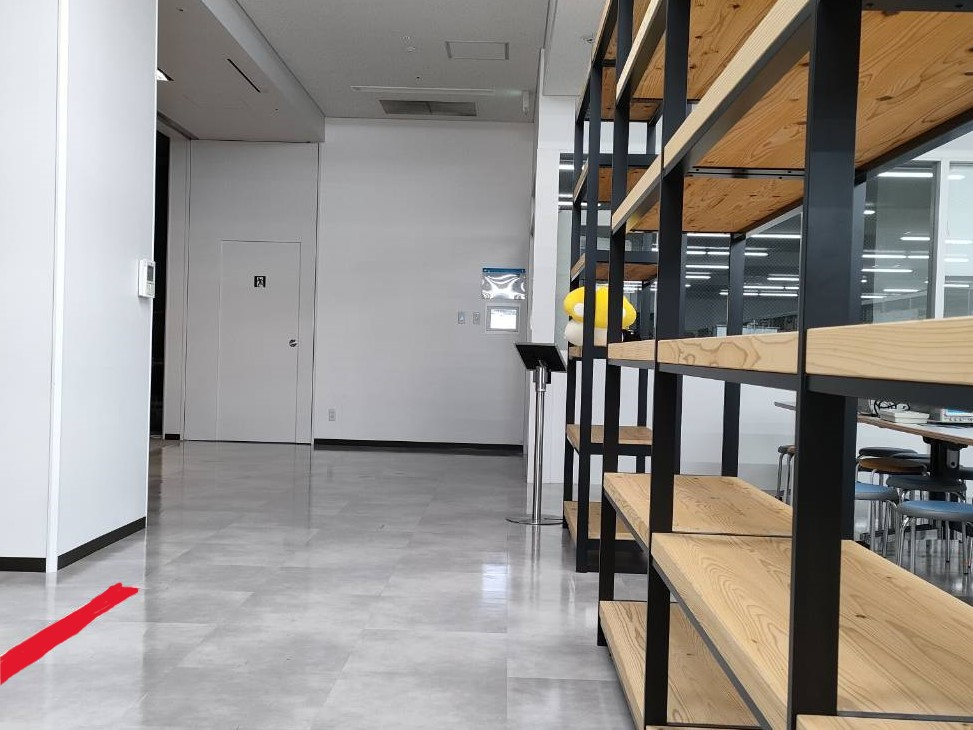
#> input picture img/redLine_test/redLine150_1.jpg, 973 x 730 px, found by its file name
$ python control_test2_1.py
#> lines starting #> are read from the running program, lines starting #| are printed output that depends on the picture; after the words box and inside, x2 and y2 are one past the last pixel; in counts of white or black regions, pixels touching at a corner belong together; long printed decimals are rounded
# 指定した写真対して角度,y軸制御

import cv2
import math
import numpy as np
import socket
import time
# import socket

"""
# TelloのIPアドレスとポート番号
TELLO_IP = '192.168.10.1'
TELLO_PORT = 8889
TELLO_ADDRESS = (TELLO_IP, TELLO_PORT)

# UDPソケットの作成
sock = socket.socket(socket.AF_INET, socket.SOCK_DGRAM)
sock.bind(('', 9001))

def send(message):
    try:
        sock.sendto(message.encode(), TELLO_ADDRESS)
        print(f"Sending message: {message}")
    except Exception as e:
        print(f"Error sending message: {e}")

def receive():
    try:
        response, _ = sock.recvfrom(1024)   # response:受信データ , _:送信元アドレス
        print(f"Received message: {response.decode()}")
    except Exception as e:
        print(f"Error receiving message: {e}")

def move(direction, distance):
    send(f"{direction} {distance}")
    receive()
"""

def binarization(image_path):
    # 画像を読み込む
    image = cv2.imread(image_path)
    if image is None:
        raise FileNotFoundError(f"Image not found at {image_path}")

    # BGRからHSVに変換
    hsv = cv2.cvtColor(image, cv2.COLOR_BGR2HSV)

    # 赤色の範囲を定義（赤色は2つの範囲をカバーするため、2つのマスクを作成）
    lower_red = np.array([0, 100, 100])  # ここを調整して範囲を絞ります
    upper_red = np.array([10, 255, 255])  # ここを調整して範囲を絞ります
    lower_red2 = np.array([160, 100, 100])
    upper_red2 = np.array([180, 255, 255])

    # 赤色のマスクを作成
    mask1 = cv2.inRange(hsv, lower_red, upper_red)
    mask2 = cv2.inRange(hsv, lower_red2, upper_red2)
    mask = cv2.bitwise_or(mask1, mask2)

    # マスクを適用して赤い部分を抽出
    result = cv2.bitwise_and(image, image, mask=mask)

    gray_image = cv2.cvtColor(result, cv2.COLOR_BGR2GRAY)
    _, binary_image = cv2.threshold(gray_image, 1, 255, cv2.THRESH_BINARY)

    return binary_image


def remove_noise(binary_image, cell_size, threshold):
    height, width = binary_image.shape[:2]
    for y in range(0, height, cell_size):
        for x in range(0, width, cell_size):
            cell = binary_image[y:y+cell_size, x:x+cell_size]
            red_pixels = np.sum(cell == 255)
            total_pixels = cell.size
            red_ratio = red_pixels / total_pixels

            if red_ratio < threshold:
                binary_image[y:y+cell_size, x:x+cell_size] = 0

    return binary_image


def group_coordinates(x_coords, y_coords, step):
    grouped_y_coords = []
    grouped_x_coords = []

    for y in range(0, max(y_coords) + step, step):
        mask = (y_coords >= y) & (y_coords < y + step)
        if np.any(mask):
            avg_y = np.mean(y_coords[mask])
            avg_x = np.mean(x_coords[mask])
            grouped_y_coords.append(avg_y)
            grouped_x_coords.append(avg_x)

    return np.array(grouped_x_coords), np.array(grouped_y_coords)


def remove_isolated_points(grouped_x_coords, grouped_y_coords, radius):
    filtered_x_coords = []
    filtered_y_coords = []
    for i in range(len(grouped_x_coords)):
        x = grouped_x_coords[i]
        y = grouped_y_coords[i]
        # 周囲の点をチェック
        distances = np.sqrt((grouped_x_coords - x) ** 2 + (grouped_y_coords - y) ** 2)
        # 半径内に他の点があるかチェック
        if np.sum((distances < radius) & (distances > 0)) > 0:
            filtered_x_coords.append(x)
            filtered_y_coords.append(y)
    return np.array(filtered_x_coords), np.array(filtered_y_coords)


def center_leastSquare(filtered_x_coords, filtered_y_coords):
    if len(filtered_x_coords) > 0:
        # 重心を計算
        cx = np.mean(filtered_x_coords)
        cy = np.mean(filtered_y_coords)

        # 最小二乗法
        A = np.vstack([filtered_x_coords, np.ones(len(filtered_x_coords))]).T
        m, _ = np.linalg.lstsq(A, filtered_y_coords, rcond=None)[0]
        m = -m

        # デバッグ用のプリント文
        print("(m):", m)
        print("(cx):", cx)
        print("(cy):", cy)

        return cx, cy, m
    return None, None, None


def process_image(image_path):
    global m, binary_image
    # 赤色のピクセルを抽出して2値化
    binary_image = binarization(image_path)
#> in binarization, image is the input picture: shape (730, 973, 3); mean B, G, R 137.8, 142.2, 147.3
#> in binarization, `hsv = cv2.cvtColor(image, cv2.COLOR_BGR2HSV)`: hsv: shape (730, 973, 3); mean H, S, V 80.8, 33.5, 151.2
#> in binarization, `mask1 = cv2.inRange(hsv, lower_red, upper_red)`:
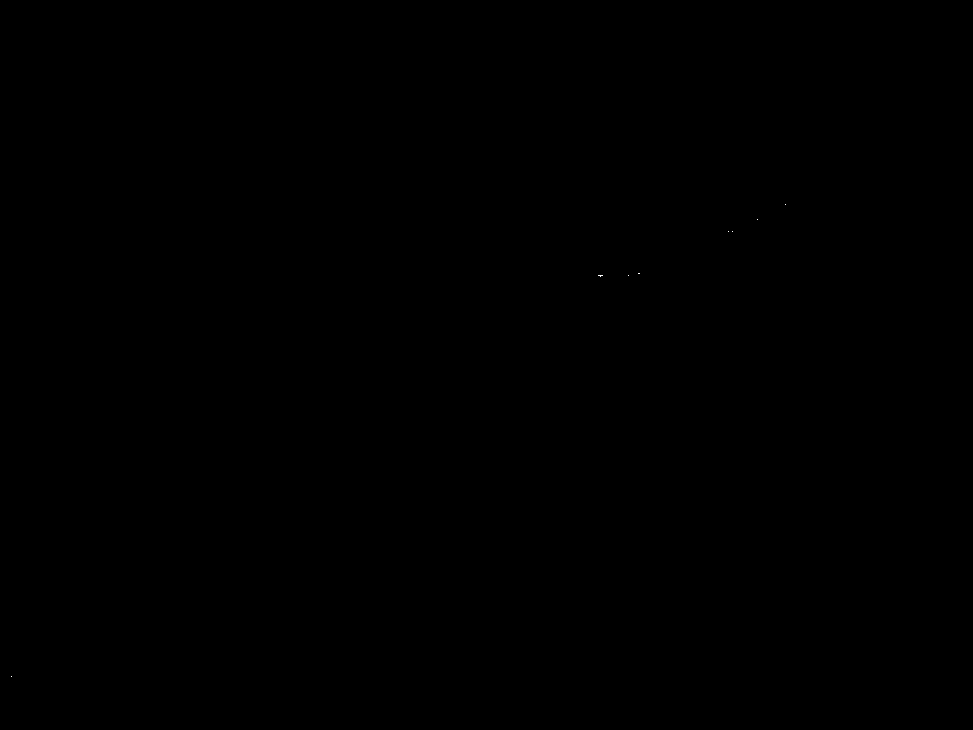
#> mask1: shape (730, 973); 0% white in thin lines or dots, all inside (x1, y1, x2, y2) = (11, 204, 786, 677)
#> in binarization, `mask2 = cv2.inRange(hsv, lower_red2, upper_red2)`:
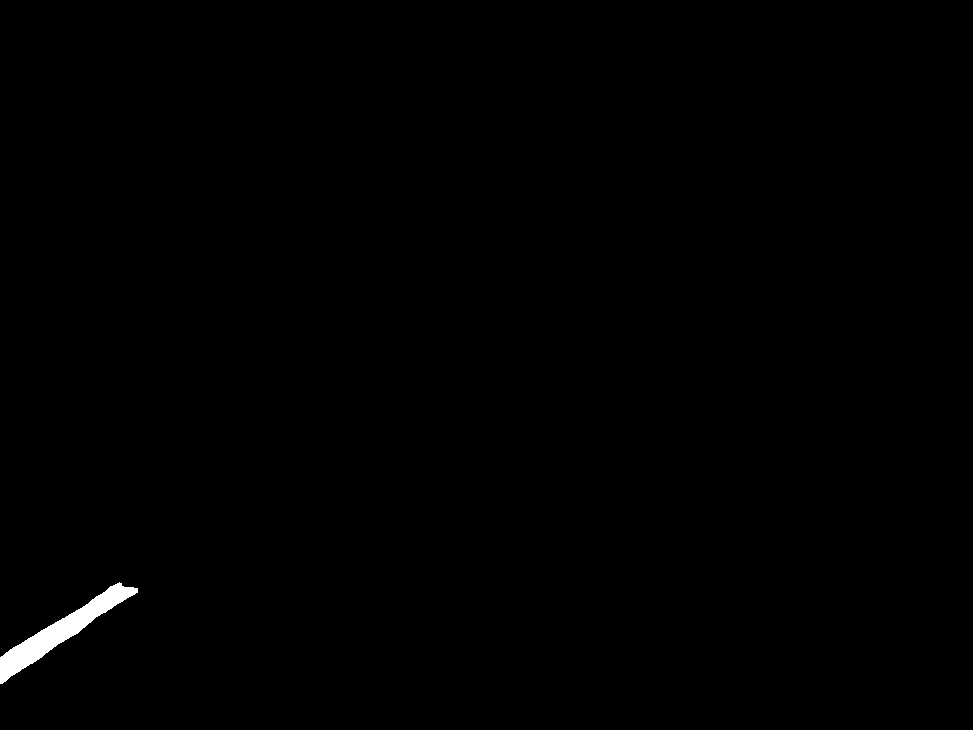
#> mask2: shape (730, 973); 0.44% white; 1 white region, box (x1, y1, x2, y2) and area: (0, 582, 138, 684) 3143
#> in binarization, `mask = cv2.bitwise_or(mask1, mask2)`: mask: shape (730, 973); 0.44% white; 8 white regions (7 under 20 px), largest, box (x1, y1, x2, y2) and area: (0, 582, 138, 684) 3144
    # 画像のノイズを消す
    denoised_image = remove_noise(binary_image, 6, 0.7)
#> after the loop in remove_noise, `for y in range(0, height, cell_size):`:
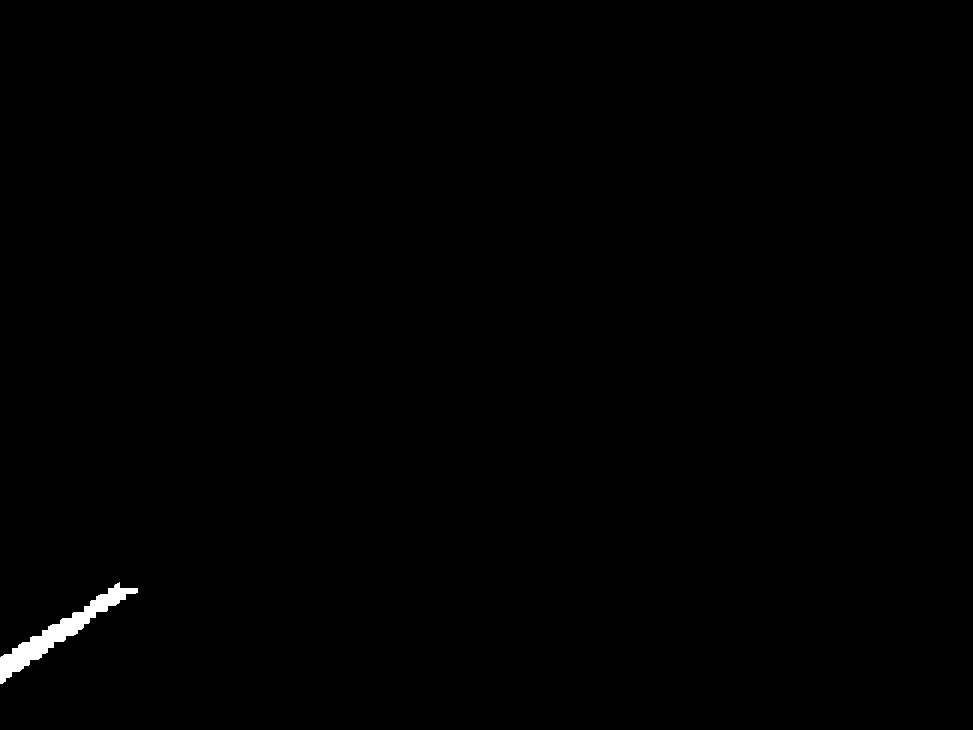
#> binary_image: shape (730, 973); 0.38% white; 1 white region, box (x1, y1, x2, y2) and area: (0, 582, 138, 684) 2716
    # 白いピクセルの座標を抽出
    y_coords, x_coords = np.where(denoised_image == 255)
#> y_coords = 2716 values from 582 to 683; x_coords = 2716 values, max 137 at index 56, min 0 at index 2180, mean 58.91
    # 残った点をグループ化
    grouped_x_coords, grouped_y_coords = group_coordinates(x_coords, y_coords, 20)   # 数値の入力はstep数
#> the loop in group_coordinates, `for y in range(0, max(y_coords) + step, step):` made 36 passes
#> (avg_y, avg_x) on passes 30 to 35: (592.9, 116.7), (609.3, 92.73), (629.8, 61.4), (649.8, 30.1), (667.1, 11.22), (681.2, 2.05)
#> after the loop in group_coordinates, `for y in range(0, max(y_coords) + step, step):`: grouped_x_coords = [116.7, 92.73, 61.4, 30.1, 11.22, 2.05]; grouped_y_coords = [592.9, 609.3, 629.8, 649.8, 667.1, 681.2]
#> grouped_x_coords = [116.7, 92.73, 61.4, 30.1, 11.22, 2.05]; grouped_y_coords = [592.9, 609.3, 629.8, 649.8, 667.1, 681.2]
    # 孤立した点を削除
    filtered_x_coords, filtered_y_coords = remove_isolated_points(grouped_x_coords, grouped_y_coords, 40)
#> the loop in remove_isolated_points, `for i in range(len(grouped_x_coords)):` made 6 passes
#> (x, y, distances) on passes 1 to 6: (116.7, 592.9, [0, 29.04, 66.49, 103.7, 129, 144.7]), (92.73, 609.3, [29.04, 0, 37.45, 74.62, 99.94, 115.8]), (61.4, 629.8, [66.49, 37.45, 0, 37.17, 62.53, 78.54]), (30.1, 649.8, [103.7, 74.62, 37.17, 0, 25.58, 42.09]), (11.22, 667.1, [129, 99.94, 62.53, 25.58, 0, 16.84]), (2.05, 681.2, [144.7, 115.8, 78.54, 42.09, 16.84, 0])
#> after the loop in remove_isolated_points, `for i in range(len(grouped_x_coords)):`: filtered_x_coords = [116.7, 92.73, 61.4, 30.1, 11.22, 2.05]; filtered_y_coords = [592.9, 609.3, 629.8, 649.8, 667.1, 681.2]
#> filtered_x_coords = [116.7, 92.73, 61.4, 30.1, 11.22, 2.05]; filtered_y_coords = [592.9, 609.3, 629.8, 649.8, 667.1, 681.2]
    # 最小二乗法で直線フィット
    cx, cy, m = center_leastSquare(filtered_x_coords, filtered_y_coords)
#> in center_leastSquare, `cx = np.mean(filtered_x_coords)`: cx = 52.37
#> in center_leastSquare, `cy = np.mean(filtered_y_coords)`: cy = 638.3
#> in center_leastSquare, `A = np.vstack([filtered_x_coords, np.ones(len(filtered_x_coords))]).T`: A = [[116.7, 1], [92.73, 1], [61.4, 1], [30.1, 1], [11.22, 1], [2.05, 1]]
#> in center_leastSquare, `m, _ = np.linalg.lstsq(A, filtered_y_coords, rcond=None)[0]`: m = -0.735
#> in center_leastSquare, `m = -m`: m = 0.735
#| (m): 0.7351
#| (cx): 52.373
#| (cy): 638.344
#> cx = 52.37; cy = 638.3; m = 0.735

    if (m is not None):
        print(f"Fitted line: y = {m}x")
#| Fitted line: y = 0.7350772172232434x
        tan_theta = 1 / m
#> tan_theta = 1.36
        radians_error = np.arctan(tan_theta)   # arctan関数を使用して角度θをラジアンで求める
#> radians_error = 0.937
        angle_error = np.degrees(radians_error)   # ラジアンを度に変換
#> angle_error = 53.68
        angle_error = int(angle_error)
#> angle_error = 53
        angle_error = -angle_error
#> angle_error = -53
        print("(angle_error)", angle_error)
#| (angle_error) -53
        """
        if(angle_error < 0):
            move("ccw", -angle_error)
        else:
            move("cw", angle_error)
        time.sleep(5)
        """
        y = 100 - 100 * math.cos(radians_error)   # ここの100はprevDistance
#> y = 40.77
        y = int(y)
#> y = 40
        print("(y)", y)
#| (y) 40
        """
        move("forward", y)
        time.sleep(3)
        """


# グローバル変数
cx, cy = None, None
m = None
binary_image = None
image_path = r'C:\Users\daiko\drone\img\redLine_test\redLine150_1.jpg'

"""
# SDKモードを開始
send("command")
receive()

# 離陸
send("takeoff")
time.sleep(8)
"""

# 画像処理
process_image(image_path)

"""
# 着陸
send("land")
receive()

# ソケットを閉じる
sock.close()
"""

$ run again, with img/redLine_test/redLine100_3.jpg copied over img/redLine_test/redLine150_1.jpg
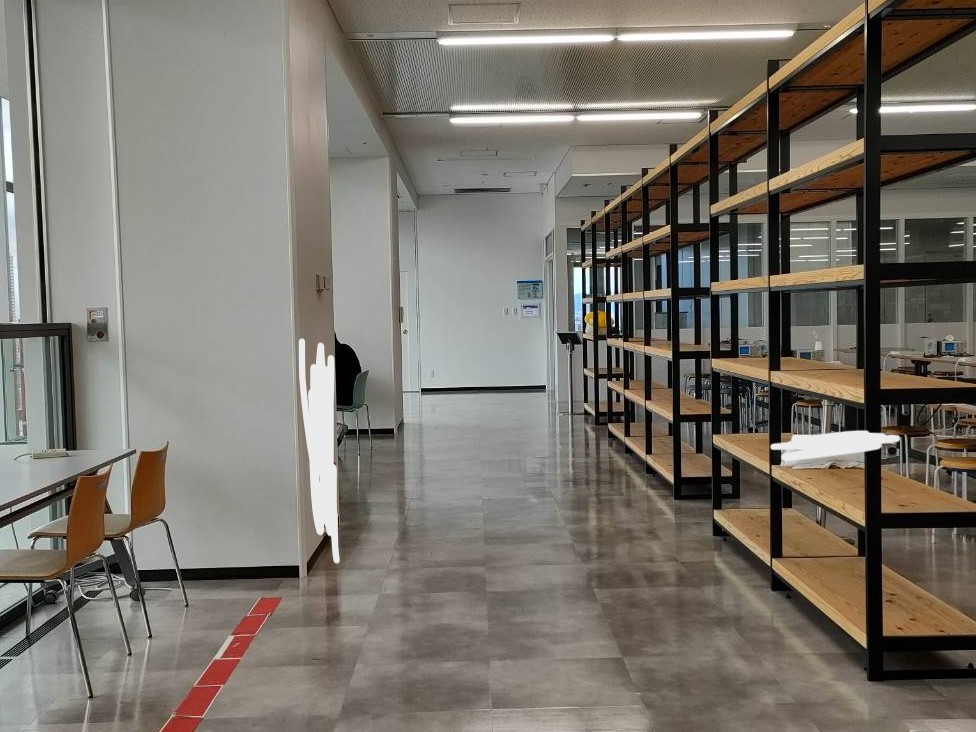
#> input picture img/redLine_test/redLine100_3.jpg, 976 x 732 px, found by its file name
#> in binarization, image is the input picture: shape (732, 976, 3); mean B, G, R 108, 116.7, 122.2
#> hsv: shape (732, 976, 3); mean H, S, V 32.1, 44.8, 123.5
#> in binarization, `mask1 = cv2.inRange(hsv, lower_red, upper_red)`:
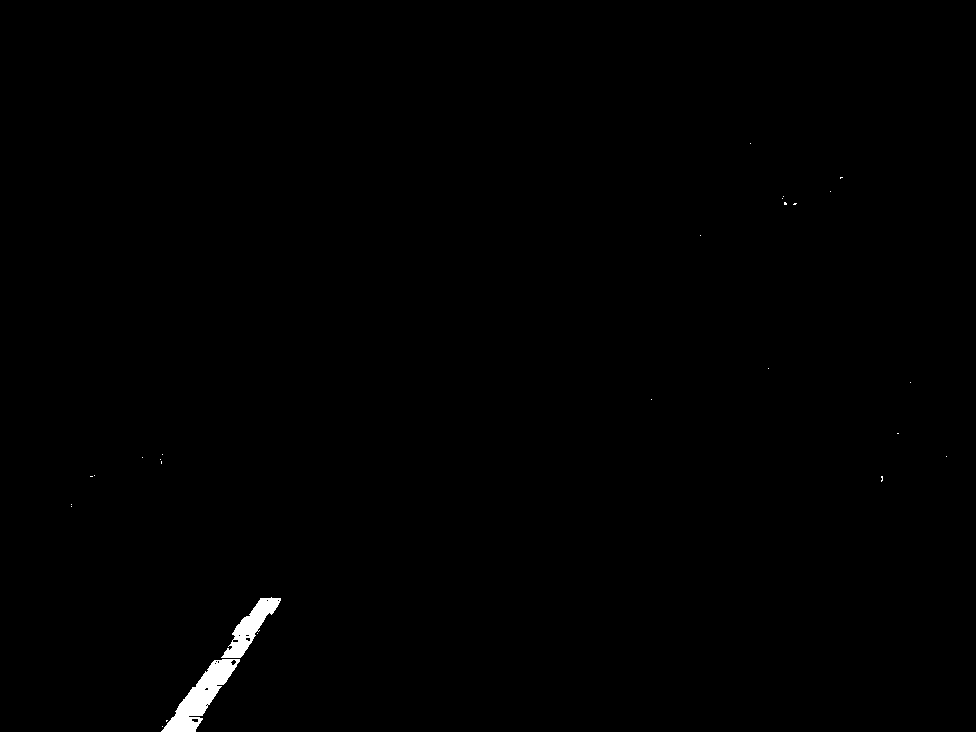
#> mask1: shape (732, 976); 0.47% white; 27 white regions (25 under 20 px), largest, box (x1, y1, x2, y2) and area: (161, 659, 240, 732) 2056, (221, 597, 281, 658) 1266
#> mask2: shape (732, 976); 0.01% white in thin lines or dots, all inside (x1, y1, x2, y2) = (192, 600, 279, 722)
#> mask: shape (732, 976); 0.48% white; 27 white regions (25 under 20 px), largest, box (x1, y1, x2, y2) and area: (161, 659, 240, 732) 2103, (221, 597, 281, 658) 1299
#> after the loop in remove_noise, `for y in range(0, height, cell_size):`:
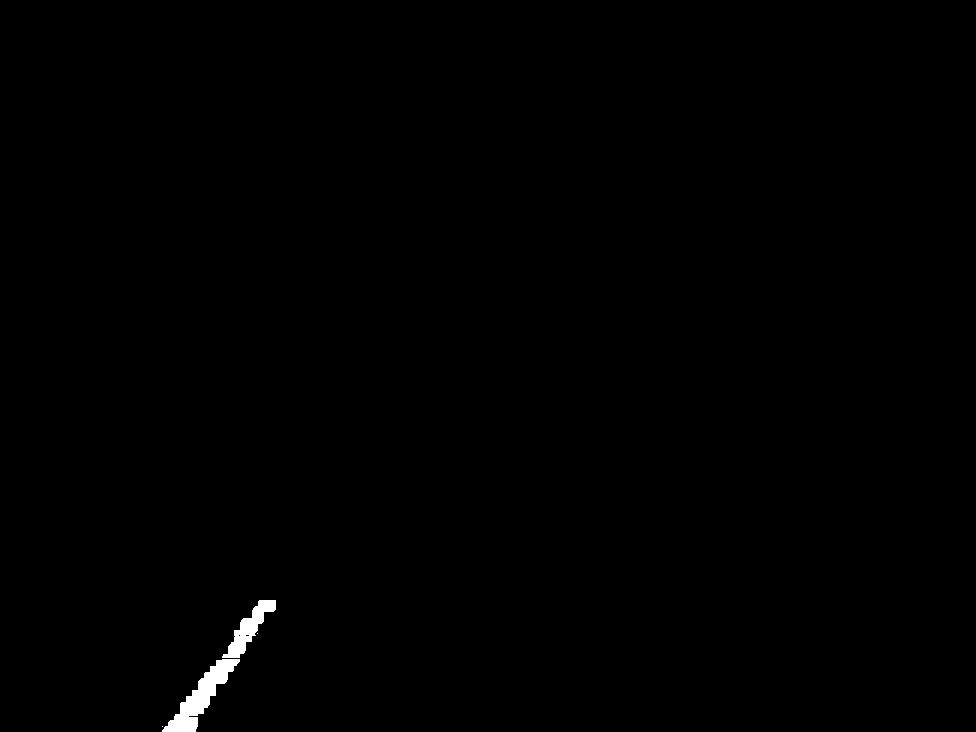
#> binary_image: shape (732, 976); 0.41% white; 4 white regions (2 under 20 px), largest, box (x1, y1, x2, y2) and area: (162, 659, 240, 732) 1830, (222, 600, 276, 658) 1064
#> y_coords = 2896 values from 600 to 731; x_coords = 2896 values, max 275 at index 16, min 162 at index 2695, mean 218.3
#> the loop in group_coordinates, `for y in range(0, max(y_coords) + step, step):` made 38 passes
#> (avg_y, avg_x) on passes 31 to 37: (609.1, 262), (629.2, 246.9), (649.1, 235.7), (669.7, 220.3), (689.5, 205), (709.1, 191.3), (725.7, 181)
#> after the loop in group_coordinates, `for y in range(0, max(y_coords) + step, step):`: grouped_x_coords = [262, 246.9, 235.7, 220.3, 205, 191.3, 181]; grouped_y_coords = [609.1, 629.2, 649.1, 669.7, 689.5, 709.1, 725.7]
#> in process_image, `grouped_x_coords, grouped_y_coords = group_coordinates(x_coords, y_coo..`: grouped_x_coords = [262, 246.9, 235.7, 220.3, 205, 191.3, 181]; grouped_y_coords = [609.1, 629.2, 649.1, 669.7, 689.5, 709.1, 725.7]
#> the loop in remove_isolated_points, `for i in range(len(grouped_x_coords)):` made 7 passes
#> (x, y, distances) on passes 1 to 7: (262, 609.1, [0, 25.16, 47.89, 73.57, 98.53, 122.4, 142]), (246.9, 629.2, [25.16, 0, 22.84, 48.45, 73.38, 97.26, 116.9]), (235.7, 649.1, [47.89, 22.84, 0, 25.72, 50.7, 74.56, 94.13]), (220.3, 669.7, [73.57, 48.45, 25.72, 0, 24.98, 48.84, 68.42]), (205, 689.5, [98.53, 73.38, 50.7, 24.98, 0, 23.88, 43.48]), (191.3, 709.1, [122.4, 97.26, 74.56, 48.84, 23.88, 0, 19.62]), (181, 725.7, [142, 116.9, 94.13, 68.42, 43.48, 19.62, 0])
#> after the loop in remove_isolated_points, `for i in range(len(grouped_x_coords)):`: filtered_x_coords = [262, 246.9, 235.7, 220.3, 205, 191.3, 181]; filtered_y_coords = [609.1, 629.2, 649.1, 669.7, 689.5, 709.1, 725.7]
#> in process_image, `filtered_x_coords, filtered_y_coords = remove_isolated_points(grouped_..`: filtered_x_coords = [262, 246.9, 235.7, 220.3, 205, 191.3, 181]; filtered_y_coords = [609.1, 629.2, 649.1, 669.7, 689.5, 709.1, 725.7]
#> in center_leastSquare, `cx = np.mean(filtered_x_coords)`: cx = 220.3
#> in center_leastSquare, `cy = np.mean(filtered_y_coords)`: cy = 668.8
#> A = [[262, 1], [246.9, 1], [235.7, 1], [220.3, 1], [205, 1], [191.3, 1], [181, 1]]
#> in center_leastSquare, `m, _ = np.linalg.lstsq(A, filtered_y_coords, rcond=None)[0]`: m = -1.43
#> in center_leastSquare, `m = -m`: m = 1.43
#| (m): 1.426
#| (cx): 220.310
#| (cy): 668.778
#> in process_image, `cx, cy, m = center_leastSquare(filtered_x_coords, filtered_y_coords)`: cx = 220.3; cy = 668.8; m = 1.43
#| Fitted line: y = 1.4255950330100606x
#> tan_theta = 0.701
#> radians_error = 0.612
#> in process_image, `angle_error = np.degrees(radians_error)`: angle_error = 35.05
#> in process_image, `angle_error = int(angle_error)`: angle_error = 35
#> in process_image, `angle_error = -angle_error`: angle_error = -35
#| (angle_error) -35
#> in process_image, `y = 100 - 100 * math.cos(radians_error)`: y = 18.13
#> in process_image, `y = int(y)`: y = 18
#| (y) 18
